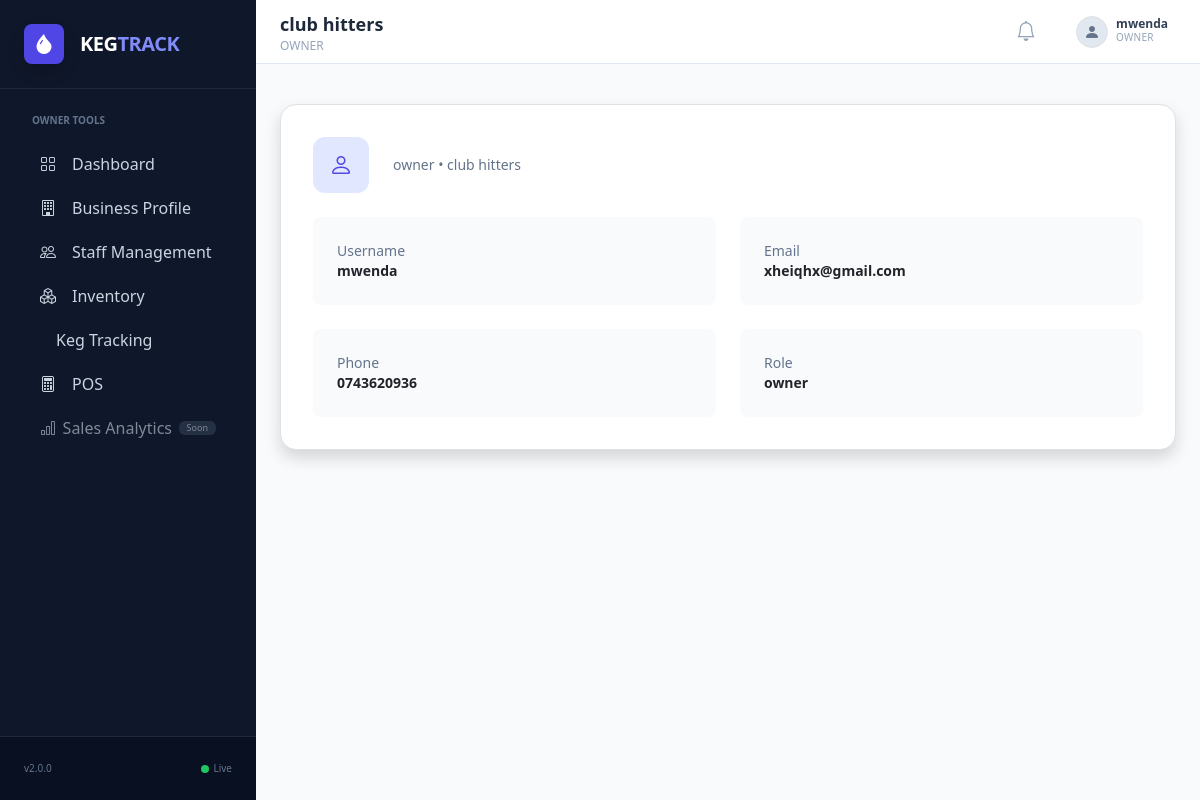
The app's page /accounts/profile/ (signed in) with its own data.
### accounts/models.py (models this page shows, shortened)
class User(AbstractUser):
    phone = models.CharField(max_length=20, unique=True)
    email = models.EmailField(unique=True)
    business = models.ForeignKey(
        "business.Business",
        on_delete=models.CASCADE,
        null=True,
        blank=True
    )
    role = models.ForeignKey(
        "accounts.Role",
        on_delete=models.SET_NULL,
        null=True,
        blank=True
    )
    is_superadmin = models.BooleanField(default=False)
    is_active_staff = models.BooleanField(default=True)
    must_change_password = models.BooleanField(default=True)
    is_deleted = models.BooleanField(default=False)
    last_login_ip = models.GenericIPAddressField(null=True, blank=True)
    last_device = models.CharField(max_length=255, blank=True)
    created_at = models.DateTimeField(auto_now_add=True)
    updated_at = models.DateTimeField(auto_now=True)
    USERNAME_FIELD = "username"
    REQUIRED_FIELDS = ["email", "phone", "first_name", "last_name"]
    objects = UserManager()
    @property
    def role_name(self):
        return self.role.name if self.role else "No Role"
    @property
    def business_name(self):
        return self.business.name if self.business else "Global"

class Role(models.Model):
    OWNER = "owner"
    MANAGER = "manager"
    STAFF = "staff"
    ROLE_CHOICES = [
        (OWNER, "Business Owner"),
        (MANAGER, "Manager"),
        (STAFF, "Staff"),
    ]
    name = models.CharField(max_length=20, choices=ROLE_CHOICES)
    business = models.ForeignKey(
        "business.Business",
        on_delete=models.CASCADE,
        null=True,
        blank=True
    )
    permissions = models.ManyToManyField(
        "accounts.Permission",
        blank=True
    )
    description = models.TextField(blank=True)
    created_at = models.DateTimeField(auto_now_add=True)
    @property
    def code(self):
        return self.name  # alias for cleaner logic

### business/models.py (models this page shows, shortened)
class Business(models.Model):
    name = models.CharField(max_length=255, unique=True)
    slug = models.SlugField(unique=True, blank=True)
    business_type = models.CharField(
        max_length=50,
        choices=[
            ("pub", "Pub"),
            ("bar", "Bar"),
            ("restaurant", "Restaurant"),
            ("club", "Club"),
        ],
        default="pub"
    )
    email = models.EmailField(unique=True)
    phone = models.CharField(max_length=20, blank=True, null=True)
    address = models.TextField()
    logo = models.ImageField(upload_to='business_logos/', null=True, blank=True)
    primary_color = models.CharField(max_length=7, default="#0056b3")
    created_by = models.ForeignKey(
        "accounts.User",
        on_delete=models.SET_NULL,
        null=True,
        blank=True,
        related_name="created_businesses"
    )
    is_active = models.BooleanField(default=True)
    is_deleted = models.BooleanField(default=False)
    deleted_at = models.DateTimeField(null=True, blank=True)
    created_at = models.DateTimeField(auto_now_add=True)
    updated_at = models.DateTimeField(auto_now=True)
    class Meta:
        verbose_name_plural = "Businesses"

### accounts/views.py (the view)
# urls.py: path("profile/", views.profile_view, name="profile"),
@login_required
def profile_view(request):
    return render(request, "accounts/profile.html", {
        "user": request.user
    })

### tracking/context_processors.py (called while the page is built)
def keg_config(request):
    config, _ = KegSystemConfig.objects.get_or_create(id=1)
    return {"config": config}

### accounts/templates/accounts/profile.html (shortened to what this page needs)
{% extends "base.html" %}
{% block content %}
<div class="max-w-4xl mx-auto">
    <div class="bg-white p-8 rounded-2xl shadow border border-slate-100">
        <div class="flex items-center gap-4 mb-6">
            <div class="w-14 h-14 bg-indigo-100 rounded-xl flex items-center justify-center">
                <i class="bi bi-person text-2xl text-indigo-600"></i>
            </div>
            <div>
                <p class="text-sm text-slate-500">
                    {{ user.role_name }} • {{ user.business_name }}
                </p>
            </div>
        </div>
        <div class="grid grid-cols-1 md:grid-cols-2 gap-6 text-sm">
            <div class="p-4 bg-slate-50 rounded-lg">
                <p class="text-slate-500">Username</p>
                <p class="font-semibold">{{ user.username }}</p>
            </div>
            <div class="p-4 bg-slate-50 rounded-lg">
                <p class="text-slate-500">Email</p>
                <p class="font-semibold">{{ user.email }}</p>
            </div>
            <div class="p-4 bg-slate-50 rounded-lg">
                <p class="text-slate-500">Phone</p>
                <p class="font-semibold">{{ user.phone }}</p>
            </div>
            <div class="p-4 bg-slate-50 rounded-lg">
                <p class="text-slate-500">Role</p>
                <p class="font-semibold">{{ user.role_name }}</p>
            </div>
        </div>
    </div>
</div>
{% endblock %}

### templates/includes/navbar.html (shortened to what this page needs)
<nav class="bg-white border-b border-slate-200 h-16 flex items-center justify-between px-6 sticky top-0 z-10">
    <div class="flex items-center gap-4">
        <div class="flex flex-col leading-tight">
            <span class="text-lg font-semibold text-slate-800">
                {% if request.user.is_superuser or request.user.is_superadmin %}
                    System Administration
                {% elif request.session.active_business_id %}
                    {{ request.user.business.name }}
                {% else %}
                    Business Dashboard
                {% endif %}
            </span>
            <span class="text-xs text-slate-400">
                {% if request.user.is_superuser or request.user.is_superadmin %}
                    Global Control Panel
                {% elif request.user.role %}
                    {{ request.user.role.name|upper }}
                {% else %}
                    STAFF
                {% endif %}
            </span>
        </div>
    </div>
    <div class="flex items-center gap-4">
        <button class="relative p-2 text-slate-400 hover:text-slate-600 transition">
            <i class="bi bi-bell text-xl"></i>
        </button>
        <div class="dropdown">
            <button class="flex items-center gap-2 hover:bg-slate-50 px-2 py-1 rounded transition"
                    data-bs-toggle="dropdown">
                <div class="w-8 h-8 rounded-full bg-slate-200 flex items-center justify-center border border-slate-300">
                    <i class="bi bi-person-fill text-slate-500"></i>
                </div>
                <div class="text-left hidden sm:block">
                    <p class="text-xs font-semibold leading-none text-slate-700">
                        {{ user.get_full_name|default:user.username }}
                    </p>
                    <p class="text-[10px] text-slate-400 uppercase tracking-wide">
                        {% if user.is_superuser or user.is_superadmin %}
                            SUPERADMIN
                        {% else %}
                            {{ user.role.name|default:"STAFF" }}
                        {% endif %}
                    </p>
                </div>
            </button>
        </div>
    </div>
</nav>

### templates/base.html (style rules this page uses)
.theme-owner { --role-color: #0ea5e9; }

### records on screen
User: user.business.name "club hitters", user.role.name "OWNER", get_full_name "mwenda", role.name "OWNER", role_name "owner", business_name "club hitters", username "mwenda", email "xheiqhx@gmail.com", phone "0743620936"
